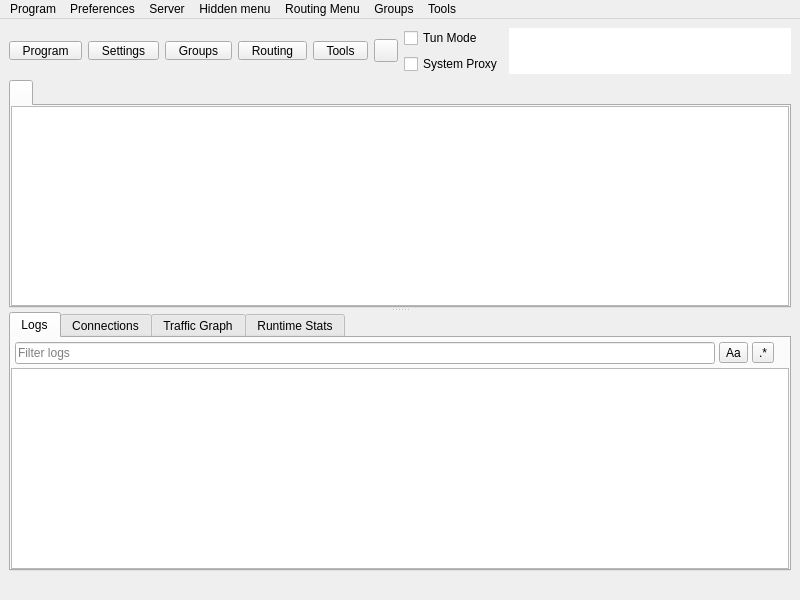
<?xml version="1.0" encoding="UTF-8"?>
<ui version="4.0">
 <class>MainWindow</class>
 <widget class="QMainWindow" name="MainWindow">
  <property name="geometry">
   <rect>
    <x>0</x>
    <y>0</y>
    <width>800</width>
    <height>600</height>
   </rect>
  </property>
  <property name="minimumSize">
   <size>
    <width>800</width>
    <height>600</height>
   </size>
  </property>
  <property name="windowTitle">
   <string notr="true">Rawline</string>
  </property>
  <widget class="QWidget" name="centralwidget">
   <layout class="QVBoxLayout" name="verticalLayout_3" stretch="0,1,0">
    <item>
     <layout class="QHBoxLayout" name="horizontalLayout_2">
      <item>
       <widget class="QToolButton" name="toolButton_program">
        <property name="minimumSize">
         <size>
          <width>0</width>
          <height>0</height>
         </size>
        </property>
        <property name="styleSheet">
         <string notr="true">QToolButton {
    padding-left: 8px;
    padding-right: 8px;
}

/* The indicator shares the bottom row with the label (ToolButtonTextUnderIcon),
   so the widest button in any language is the tight one -- its text runs closest
   to the arrow. It fits because the drawn chevron only occupies the middle of
   its 16px subcontrol box, leaving ~14px clear at the button edge against the
   label's ~14.5px of slack. Don't pad the buttons to &quot;fix&quot; this: that widens
   all five for a gap only one of them ever needs (#1665). If a future
   translation looks cramped here, check that label first. */
QToolButton::menu-indicator {
    subcontrol-origin: border;
    subcontrol-position: bottom right;
    right: 2px;
    bottom: 3px;
}</string>
        </property>
        <property name="text">
         <string>Program</string>
        </property>
        <property name="icon">
         <iconset resource="../../res/Rawline.qrc">
          <normaloff>:/icon/b-system-run.png</normaloff>:/icon/b-system-run.png</iconset>
        </property>
        <property name="iconSize">
         <size>
          <width>24</width>
          <height>24</height>
         </size>
        </property>
        <property name="popupMode">
         <enum>QToolButton::ToolButtonPopupMode::InstantPopup</enum>
        </property>
        <property name="toolButtonStyle">
         <enum>Qt::ToolButtonStyle::ToolButtonTextUnderIcon</enum>
        </property>
       </widget>
      </item>
      <item>
       <widget class="QToolButton" name="toolButton_preferences">
        <property name="minimumSize">
         <size>
          <width>0</width>
          <height>0</height>
         </size>
        </property>
        <property name="styleSheet">
         <string notr="true">QToolButton {
    padding-left: 8px;
    padding-right: 8px;
}

/* The indicator shares the bottom row with the label (ToolButtonTextUnderIcon),
   so the widest button in any language is the tight one -- its text runs closest
   to the arrow. It fits because the drawn chevron only occupies the middle of
   its 16px subcontrol box, leaving ~14px clear at the button edge against the
   label's ~14.5px of slack. Don't pad the buttons to &quot;fix&quot; this: that widens
   all five for a gap only one of them ever needs (#1665). If a future
   translation looks cramped here, check that label first. */
QToolButton::menu-indicator {
    subcontrol-origin: border;
    subcontrol-position: bottom right;
    right: 2px;
    bottom: 3px;
}</string>
        </property>
        <property name="text">
         <string>Settings</string>
        </property>
        <property name="icon">
         <iconset resource="../../res/Rawline.qrc">
          <normaloff>:/icon/b-preferences.png</normaloff>:/icon/b-preferences.png</iconset>
        </property>
        <property name="iconSize">
         <size>
          <width>24</width>
          <height>24</height>
         </size>
        </property>
        <property name="popupMode">
         <enum>QToolButton::ToolButtonPopupMode::InstantPopup</enum>
        </property>
        <property name="toolButtonStyle">
         <enum>Qt::ToolButtonStyle::ToolButtonTextUnderIcon</enum>
        </property>
       </widget>
      </item>
      <item>
       <widget class="QToolButton" name="toolButton_testing">
        <property name="minimumSize">
         <size>
          <width>0</width>
          <height>0</height>
         </size>
        </property>
        <property name="styleSheet">
         <string notr="true">QToolButton {
    padding-left: 8px;
    padding-right: 8px;
}

/* The indicator shares the bottom row with the label (ToolButtonTextUnderIcon),
   so the widest button in any language is the tight one -- its text runs closest
   to the arrow. It fits because the drawn chevron only occupies the middle of
   its 16px subcontrol box, leaving ~14px clear at the button edge against the
   label's ~14.5px of slack. Don't pad the buttons to &quot;fix&quot; this: that widens
   all five for a gap only one of them ever needs (#1665). If a future
   translation looks cramped here, check that label first. */
QToolButton::menu-indicator {
    subcontrol-origin: border;
    subcontrol-position: bottom right;
    right: 2px;
    bottom: 3px;
}</string>
        </property>
        <property name="text">
         <string>Groups</string>
        </property>
        <property name="icon">
         <iconset resource="../../res/Rawline.qrc">
          <normaloff>:/icon/b-testing-button.png</normaloff>:/icon/b-testing-button.png</iconset>
        </property>
        <property name="iconSize">
         <size>
          <width>24</width>
          <height>24</height>
         </size>
        </property>
        <property name="popupMode">
         <enum>QToolButton::ToolButtonPopupMode::InstantPopup</enum>
        </property>
        <property name="toolButtonStyle">
         <enum>Qt::ToolButtonStyle::ToolButtonTextUnderIcon</enum>
        </property>
       </widget>
      </item>
      <item>
       <widget class="QToolButton" name="toolButton_routing">
        <property name="minimumSize">
         <size>
          <width>0</width>
          <height>0</height>
         </size>
        </property>
        <property name="styleSheet">
         <string notr="true">QToolButton {
    padding-left: 8px;
    padding-right: 8px;
}

/* The indicator shares the bottom row with the label (ToolButtonTextUnderIcon),
   so the widest button in any language is the tight one -- its text runs closest
   to the arrow. It fits because the drawn chevron only occupies the middle of
   its 16px subcontrol box, leaving ~14px clear at the button edge against the
   label's ~14.5px of slack. Don't pad the buttons to &quot;fix&quot; this: that widens
   all five for a gap only one of them ever needs (#1665). If a future
   translation looks cramped here, check that label first. */
QToolButton::menu-indicator {
    subcontrol-origin: border;
    subcontrol-position: bottom right;
    right: 2px;
    bottom: 3px;
}</string>
        </property>
        <property name="text">
         <string>Routing</string>
        </property>
        <property name="icon">
         <iconset resource="../../res/Rawline.qrc">
          <normaloff>:/icon/b-network-routing.png</normaloff>:/icon/b-network-routing.png</iconset>
        </property>
        <property name="iconSize">
         <size>
          <width>24</width>
          <height>24</height>
         </size>
        </property>
        <property name="popupMode">
         <enum>QToolButton::ToolButtonPopupMode::InstantPopup</enum>
        </property>
        <property name="toolButtonStyle">
         <enum>Qt::ToolButtonStyle::ToolButtonTextUnderIcon</enum>
        </property>
       </widget>
      </item>
      <item>
       <widget class="QToolButton" name="toolButton_tools">
        <property name="minimumSize">
         <size>
          <width>0</width>
          <height>0</height>
         </size>
        </property>
        <property name="styleSheet">
         <string notr="true">QToolButton {
    padding-left: 8px;
    padding-right: 8px;
}

/* The indicator shares the bottom row with the label (ToolButtonTextUnderIcon),
   so the widest button in any language is the tight one -- its text runs closest
   to the arrow. It fits because the drawn chevron only occupies the middle of
   its 16px subcontrol box, leaving ~14px clear at the button edge against the
   label's ~14.5px of slack. Don't pad the buttons to &quot;fix&quot; this: that widens
   all five for a gap only one of them ever needs (#1665). If a future
   translation looks cramped here, check that label first. */
QToolButton::menu-indicator {
    subcontrol-origin: border;
    subcontrol-position: bottom right;
    right: 2px;
    bottom: 3px;
}</string>
        </property>
        <property name="text">
         <string>Tools</string>
        </property>
        <property name="icon">
         <iconset resource="../../res/Rawline.qrc">
          <normaloff>:/icon/b-tools-button.png</normaloff>:/icon/b-tools-button.png</iconset>
        </property>
        <property name="iconSize">
         <size>
          <width>24</width>
          <height>24</height>
         </size>
        </property>
        <property name="popupMode">
         <enum>QToolButton::ToolButtonPopupMode::InstantPopup</enum>
        </property>
        <property name="toolButtonStyle">
         <enum>Qt::ToolButtonStyle::ToolButtonTextUnderIcon</enum>
        </property>
       </widget>
      </item>
      <item>
       <widget class="StartStopButton" name="toolButton_startstop">
        <property name="focusPolicy">
         <enum>Qt::FocusPolicy::NoFocus</enum>
        </property>
        <property name="text">
         <string/>
        </property>
       </widget>
      </item>
      <item>
       <layout class="QVBoxLayout" name="verticalLayout_4">
        <item>
         <spacer name="verticalSpacer_modes_top">
          <property name="orientation">
           <enum>Qt::Orientation::Vertical</enum>
          </property>
          <property name="sizeHint" stdset="0">
           <size>
            <width>0</width>
            <height>0</height>
           </size>
          </property>
         </spacer>
        </item>
        <item>
         <widget class="QCheckBox" name="checkBox_VPN">
          <property name="sizePolicy">
           <sizepolicy hsizetype="Minimum" vsizetype="Minimum">
            <horstretch>0</horstretch>
            <verstretch>0</verstretch>
           </sizepolicy>
          </property>
          <property name="text">
           <string>Tun Mode</string>
          </property>
         </widget>
        </item>
        <item>
         <widget class="QCheckBox" name="checkBox_SystemProxy">
          <property name="text">
           <string>System Proxy</string>
          </property>
         </widget>
        </item>
        <item>
         <spacer name="verticalSpacer_modes_bottom">
          <property name="orientation">
           <enum>Qt::Orientation::Vertical</enum>
          </property>
          <property name="sizeHint" stdset="0">
           <size>
            <width>0</width>
            <height>0</height>
           </size>
          </property>
         </spacer>
        </item>
       </layout>
      </item>
      <item>
       <widget class="QTextBrowser" name="data_view">
        <property name="enabled">
         <bool>true</bool>
        </property>
        <property name="sizePolicy">
         <sizepolicy hsizetype="Expanding" vsizetype="Ignored">
          <horstretch>0</horstretch>
          <verstretch>0</verstretch>
         </sizepolicy>
        </property>
        <property name="minimumSize">
         <size>
          <width>0</width>
          <height>0</height>
         </size>
        </property>
        <property name="mouseTracking">
         <bool>false</bool>
        </property>
        <property name="focusPolicy">
         <enum>Qt::FocusPolicy::NoFocus</enum>
        </property>
        <property name="contextMenuPolicy">
         <enum>Qt::ContextMenuPolicy::NoContextMenu</enum>
        </property>
        <property name="acceptDrops">
         <bool>false</bool>
        </property>
        <property name="frameShape">
         <enum>QFrame::Shape::NoFrame</enum>
        </property>
        <property name="frameShadow">
         <enum>QFrame::Shadow::Sunken</enum>
        </property>
        <property name="verticalScrollBarPolicy">
         <enum>Qt::ScrollBarPolicy::ScrollBarAlwaysOff</enum>
        </property>
        <property name="horizontalScrollBarPolicy">
         <enum>Qt::ScrollBarPolicy::ScrollBarAlwaysOff</enum>
        </property>
        <property name="textInteractionFlags">
         <set>Qt::TextInteractionFlag::LinksAccessibleByKeyboard|Qt::TextInteractionFlag::LinksAccessibleByMouse</set>
        </property>
       </widget>
      </item>
     </layout>
    </item>
    <item>
     <widget class="QSplitter" name="splitter">
      <property name="orientation">
       <enum>Qt::Orientation::Vertical</enum>
      </property>
      <widget class="QTabWidget" name="tabWidget">
       <property name="currentIndex">
        <number>0</number>
       </property>
       <property name="documentMode">
        <bool>false</bool>
       </property>
       <property name="movable">
        <bool>true</bool>
       </property>
       <widget class="QWidget" name="widget1">
        <attribute name="title">
         <string/>
        </attribute>
        <layout class="QVBoxLayout" name="verticalLayout_tab1">
         <property name="spacing">
          <number>0</number>
         </property>
         <property name="leftMargin">
          <number>0</number>
         </property>
         <property name="topMargin">
          <number>0</number>
         </property>
         <property name="rightMargin">
          <number>0</number>
         </property>
         <property name="bottomMargin">
          <number>0</number>
         </property>
         <item>
          <widget class="ProfilesTableView" name="profilesTableView">
           <property name="contextMenuPolicy">
            <enum>Qt::ContextMenuPolicy::CustomContextMenu</enum>
           </property>
           <property name="editTriggers">
            <set>QAbstractItemView::EditTrigger::NoEditTriggers</set>
           </property>
           <property name="alternatingRowColors">
            <bool>true</bool>
           </property>
           <property name="selectionBehavior">
            <enum>QAbstractItemView::SelectionBehavior::SelectRows</enum>
           </property>
           <property name="horizontalScrollMode">
            <enum>QAbstractItemView::ScrollMode::ScrollPerPixel</enum>
           </property>
           <property name="wordWrap">
            <bool>false</bool>
           </property>
           <attribute name="horizontalHeaderMinimumSectionSize">
            <number>16</number>
           </attribute>
           <attribute name="horizontalHeaderHighlightSections">
            <bool>false</bool>
           </attribute>
           <attribute name="horizontalHeaderShowSortIndicator" stdset="0">
            <bool>false</bool>
           </attribute>
           <attribute name="verticalHeaderDefaultSectionSize">
            <number>30</number>
           </attribute>
          </widget>
         </item>
        </layout>
       </widget>
      </widget>
      <widget class="QWidget" name="aaaaaaaaaaaaaaaaaa">
       <layout class="QVBoxLayout" name="aaaaaaaaaaaa" stretch="0">
        <item>
         <widget class="QWidget" name="down_tab" native="true">
          <layout class="QVBoxLayout" name="verticalLayout">
           <property name="spacing">
            <number>0</number>
           </property>
           <property name="leftMargin">
            <number>0</number>
           </property>
           <property name="topMargin">
            <number>0</number>
           </property>
           <property name="rightMargin">
            <number>0</number>
           </property>
           <property name="bottomMargin">
            <number>0</number>
           </property>
           <item>
            <widget class="QTabWidget" name="stats_widget">
             <property name="autoFillBackground">
              <bool>true</bool>
             </property>
             <property name="tabPosition">
              <enum>QTabWidget::TabPosition::North</enum>
             </property>
             <property name="tabShape">
              <enum>QTabWidget::TabShape::Rounded</enum>
             </property>
             <property name="currentIndex">
              <number>0</number>
             </property>
             <property name="elideMode">
              <enum>Qt::TextElideMode::ElideNone</enum>
             </property>
             <property name="usesScrollButtons">
              <bool>true</bool>
             </property>
             <property name="documentMode">
              <bool>false</bool>
             </property>
             <property name="tabsClosable">
              <bool>false</bool>
             </property>
             <property name="movable">
              <bool>true</bool>
             </property>
             <property name="tabBarAutoHide">
              <bool>false</bool>
             </property>
             <widget class="QWidget" name="Logs">
              <property name="enabled">
               <bool>true</bool>
              </property>
              <attribute name="title">
               <string>Logs</string>
              </attribute>
              <layout class="QVBoxLayout" name="logsLayout" stretch="0,1">
               <property name="spacing">
                <number>0</number>
               </property>
               <property name="sizeConstraint">
                <enum>QLayout::SizeConstraint::SetDefaultConstraint</enum>
               </property>
               <property name="leftMargin">
                <number>0</number>
               </property>
               <property name="topMargin">
                <number>0</number>
               </property>
               <property name="rightMargin">
                <number>0</number>
               </property>
               <property name="bottomMargin">
                <number>0</number>
               </property>
               <item>
                <widget class="QWidget" name="logToolbar" native="true">
                 <layout class="QHBoxLayout" name="logToolbarLayout">
                  <property name="spacing">
                   <number>4</number>
                  </property>
                  <property name="leftMargin">
                   <number>4</number>
                  </property>
                  <property name="topMargin">
                   <number>4</number>
                  </property>
                  <property name="rightMargin">
                   <number>4</number>
                  </property>
                  <property name="bottomMargin">
                   <number>4</number>
                  </property>
                  <item>
                   <widget class="QLineEdit" name="logSearchEdit">
                    <property name="placeholderText">
                     <string>Filter logs</string>
                    </property>
                    <property name="clearButtonEnabled">
                     <bool>true</bool>
                    </property>
                   </widget>
                  </item>
                  <item>
                   <widget class="QToolButton" name="logSearchCase">
                    <property name="toolTip">
                     <string>Match case</string>
                    </property>
                    <property name="text">
                     <string notr="true">Aa</string>
                    </property>
                    <property name="checkable">
                     <bool>true</bool>
                    </property>
                   </widget>
                  </item>
                  <item>
                   <widget class="QToolButton" name="logSearchRegex">
                    <property name="toolTip">
                     <string>Regular expression</string>
                    </property>
                    <property name="text">
                     <string notr="true">.*</string>
                    </property>
                    <property name="checkable">
                     <bool>true</bool>
                    </property>
                   </widget>
                  </item>
                  <item>
                   <widget class="QLabel" name="logMatchCount"/>
                  </item>
                 </layout>
                </widget>
               </item>
               <item>
                <widget class="QTextBrowser" name="masterLogBrowser">
                 <property name="contextMenuPolicy">
                  <enum>Qt::ContextMenuPolicy::CustomContextMenu</enum>
                 </property>
                 <property name="openLinks">
                  <bool>false</bool>
                 </property>
                </widget>
               </item>
              </layout>
             </widget>
             <widget class="QWidget" name="connections_tab">
              <attribute name="title">
               <string>Connections</string>
              </attribute>
              <layout class="QHBoxLayout" name="horizontalLayout_4">
               <property name="spacing">
                <number>0</number>
               </property>
               <property name="sizeConstraint">
                <enum>QLayout::SizeConstraint::SetDefaultConstraint</enum>
               </property>
               <property name="leftMargin">
                <number>0</number>
               </property>
               <property name="topMargin">
                <number>0</number>
               </property>
               <property name="rightMargin">
                <number>0</number>
               </property>
               <property name="bottomMargin">
                <number>0</number>
               </property>
               <item>
                <widget class="QTreeView" name="connections">
                 <property name="autoFillBackground">
                  <bool>false</bool>
                 </property>
                </widget>
               </item>
              </layout>
             </widget>
             <widget class="QWidget" name="graph_tab">
              <attribute name="title">
               <string>Traffic Graph</string>
              </attribute>
              <layout class="QHBoxLayout" name="horizontalLayout_6">
               <property name="spacing">
                <number>0</number>
               </property>
               <property name="sizeConstraint">
                <enum>QLayout::SizeConstraint::SetDefaultConstraint</enum>
               </property>
               <property name="leftMargin">
                <number>0</number>
               </property>
               <property name="topMargin">
                <number>0</number>
               </property>
               <property name="rightMargin">
                <number>0</number>
               </property>
               <property name="bottomMargin">
                <number>0</number>
               </property>
              </layout>
             </widget>
             <widget class="QWidget" name="runtime_tab">
              <property name="uiLevel" stdset="0">
               <string notr="true">advanced</string>
              </property>
              <attribute name="title">
               <string>Runtime Stats</string>
              </attribute>
              <layout class="QHBoxLayout" name="horizontalLayout_7">
               <property name="spacing">
                <number>0</number>
               </property>
               <property name="sizeConstraint">
                <enum>QLayout::SizeConstraint::SetDefaultConstraint</enum>
               </property>
               <property name="leftMargin">
                <number>0</number>
               </property>
               <property name="topMargin">
                <number>0</number>
               </property>
               <property name="rightMargin">
                <number>0</number>
               </property>
               <property name="bottomMargin">
                <number>0</number>
               </property>
              </layout>
             </widget>
            </widget>
           </item>
          </layout>
         </widget>
        </item>
       </layout>
      </widget>
     </widget>
    </item>
    <item>
     <layout class="QHBoxLayout" name="horizontalLayout">
      <item>
       <widget class="ElidingLabel" name="label_running">
        <property name="text">
         <string/>
        </property>
       </widget>
      </item>
      <item>
       <widget class="QLabel" name="label_inbound">
        <property name="text">
         <string/>
        </property>
        <property name="alignment">
         <set>Qt::AlignmentFlag::AlignLeading|Qt::AlignmentFlag::AlignLeft|Qt::AlignmentFlag::AlignVCenter</set>
        </property>
       </widget>
      </item>
      <item>
       <widget class="QLabel" name="label_speed">
        <property name="text">
         <string/>
        </property>
        <property name="alignment">
         <set>Qt::AlignmentFlag::AlignLeading|Qt::AlignmentFlag::AlignLeft|Qt::AlignmentFlag::AlignVCenter</set>
        </property>
       </widget>
      </item>
     </layout>
    </item>
   </layout>
  </widget>
  <widget class="QMenuBar" name="menubar">
   <property name="geometry">
    <rect>
     <x>0</x>
     <y>0</y>
     <width>800</width>
     <height>25</height>
    </rect>
   </property>
   <widget class="QMenu" name="menu_program">
    <property name="title">
     <string>Program</string>
    </property>
    <addaction name="actionHide_window"/>
    <addaction name="separator"/>
    <addaction name="menu_add_from_input"/>
    <addaction name="menu_add_from_clipboard"/>
    <addaction name="actionAdd_profile_from_File"/>
    <addaction name="menu_scan_qr"/>
    <addaction name="separator"/>
    <addaction name="actionStart_with_system"/>
    <addaction name="actionRemember_last_proxy"/>
    <addaction name="actionAllow_LAN"/>
    <addaction name="separator"/>
    <addaction name="actionCheck_For_Update"/>
    <addaction name="actionAbout"/>
    <addaction name="separator"/>
    <addaction name="actionRestart_Proxy"/>
    <addaction name="actionRestart_Program"/>
    <addaction name="menu_exit"/>
   </widget>
   <widget class="QMenu" name="menu_preferences">
    <property name="title">
     <string>Preferences</string>
    </property>
    <addaction name="menu_basic_settings"/>
    <addaction name="menu_routing_settings"/>
    <addaction name="menu_vpn_settings"/>
    <addaction name="menu_vk_relay_settings"/>
    <addaction name="menu_preset_settings"/>
    <addaction name="menu_integration_settings"/>
    <addaction name="menu_open_config_folder"/>
   </widget>
   <widget class="QMenu" name="menu_server">
    <property name="title">
     <string>Server</string>
    </property>
    <widget class="QMenu" name="menu_share_item">
     <property name="title">
      <string>Share</string>
     </property>
     <addaction name="menu_qr"/>
     <addaction name="menu_export_config"/>
     <addaction name="separator"/>
     <addaction name="menu_copy_links"/>
     <addaction name="menu_copy_links_nkr"/>
     <addaction name="actionCopy_Test_Result"/>
    </widget>
    <addaction name="menu_add_from_input"/>
    <addaction name="menu_add_from_clipboard"/>
    <addaction name="actionAdd_profile_from_File"/>
    <addaction name="menu_scan_qr"/>
    <addaction name="separator"/>
    <addaction name="menu_start"/>
    <addaction name="menu_stop"/>
    <addaction name="menu_share_item"/>
    <addaction name="menu_delete"/>
    <addaction name="separator"/>
    <addaction name="menu_select_all"/>
    <addaction name="menu_clone"/>
    <addaction name="separator"/>
    <addaction name="actionUrl_Test_Selected"/>
    <addaction name="actionSpeedtest_Selected"/>
    <addaction name="actionResolve_Selected_Out_IP"/>
    <addaction name="actionService_Check_Selected"/>
    <addaction name="menu_find_settings"/>
    <addaction name="menu_resolve_selected"/>
    <addaction name="actionClear_Test_Result"/>
    <addaction name="menu_reset_traffic"/>
   </widget>
   <widget class="QMenu" name="menuHidden_menu">
    <property name="title">
     <string>Hidden menu</string>
    </property>
    <widget class="QMenu" name="menu_spmode">
     <property name="title">
      <string>Operation Mode</string>
     </property>
     <addaction name="menu_spmode_system_proxy"/>
     <addaction name="menu_spmode_vpn"/>
    </widget>
    <addaction name="menu_update_subscription"/>
    <addaction name="menu_resolve_domain"/>
    <addaction name="menu_remove_invalid"/>
    <addaction name="actionUrl_Test_Group"/>
    <addaction name="menu_remove_unavailable"/>
    <addaction name="menu_clear_test_result"/>
    <addaction name="menu_delete_repeat"/>
    <addaction name="actionSpeedtest_Group"/>
    <addaction name="actionResolve_Out_IP"/>
    <addaction name="actionRefresh_Column_Widths"/>
    <addaction name="menu_spmode"/>
   </widget>
   <widget class="QMenu" name="menuRouting_Menu">
    <property name="title">
     <string>Routing Menu</string>
    </property>
   </widget>
   <widget class="QMenu" name="menuTools">
    <property name="title">
     <string>Tools</string>
    </property>
    <addaction name="actionAuto_Selector"/>
    <addaction name="menu_open_dashboard"/>
    <addaction name="actionSpeedtest_Current"/>
    <addaction name="separator"/>
    <addaction name="menu_otp_manager"/>
    <addaction name="menu_scanner"/>
    <addaction name="separator"/>
    <addaction name="actionTraffic_Stats"/>
   </widget>
   <widget class="QMenu" name="menuTesting">
    <property name="title">
     <string>Groups</string>
    </property>
    <widget class="QMenu" name="menu_clean_up">
     <property name="title">
      <string>Clean up</string>
     </property>
     <addaction name="menu_delete_repeat"/>
     <addaction name="menu_remove_unavailable"/>
     <addaction name="menu_remove_invalid"/>
     <addaction name="menu_remove_insecure"/>
    </widget>
    <addaction name="menu_manage_groups"/>
    <addaction name="actionAdd_New_Group"/>
    <addaction name="actionEdit_Group"/>
    <addaction name="actionDelete_Group"/>
    <addaction name="separator"/>
    <addaction name="actionUrl_Test_Group"/>
    <addaction name="actionSpeedtest_Group"/>
    <addaction name="actionResolve_Out_IP"/>
    <addaction name="actionService_Check_Group"/>
    <addaction name="menu_resolve_domain"/>
    <addaction name="menu_clear_test_result"/>
    <addaction name="separator"/>
    <addaction name="menu_update_subscription"/>
    <addaction name="actionUpdate_All_Subscriptions"/>
    <addaction name="menu_clean_up"/>
    <addaction name="separator"/>
   </widget>
   <addaction name="menu_program"/>
   <addaction name="menu_preferences"/>
   <addaction name="menu_server"/>
   <addaction name="menuHidden_menu"/>
   <addaction name="menuRouting_Menu"/>
   <addaction name="menuTesting"/>
   <addaction name="menuTools"/>
  </widget>
  <action name="menu_exit">
   <property name="text">
    <string>Exit</string>
   </property>
  </action>
  <action name="actionShow_window">
   <property name="text">
    <string>Show Window</string>
   </property>
  </action>
  <action name="menu_basic_settings">
   <property name="text">
    <string>Basic Settings</string>
   </property>
  </action>
  <action name="menu_add_from_input">
   <property name="text">
    <string>New profile</string>
   </property>
   <property name="shortcut">
    <string notr="true">Ctrl+N</string>
   </property>
  </action>
  <action name="menu_manage_groups">
   <property name="text">
    <string>Manage Groups</string>
   </property>
  </action>
  <action name="menu_start">
   <property name="text">
    <string>Start</string>
   </property>
   <property name="shortcut">
    <string notr="true">Return</string>
   </property>
  </action>
  <action name="menu_stop">
   <property name="text">
    <string>Stop</string>
   </property>
   <property name="shortcut">
    <string notr="true">Ctrl+S</string>
   </property>
  </action>
  <action name="menu_routing_settings">
   <property name="text">
    <string>Routing Settings</string>
   </property>
  </action>
  <action name="menu_add_from_clipboard">
   <property name="text">
    <string>Add profile from clipboard</string>
   </property>
   <property name="shortcut">
    <string notr="true">Ctrl+V</string>
   </property>
  </action>
  <action name="menu_delete">
   <property name="text">
    <string>Delete</string>
   </property>
   <property name="shortcut">
    <string notr="true">Del</string>
   </property>
  </action>
  <action name="menu_profile_debug_info">
   <property name="text">
    <string>Debug Info</string>
   </property>
  </action>
  <action name="menu_qr">
   <property name="text">
    <string>QR Code and link</string>
   </property>
  </action>
  <action name="menu_copy_link">
   <property name="text">
    <string>Copy Link</string>
   </property>
  </action>
  <action name="menu_tcp_ping">
   <property name="text">
    <string notr="true">Tcp Ping</string>
   </property>
   <property name="shortcut">
    <string notr="true">Ctrl+Shift+T</string>
   </property>
  </action>
  <action name="menu_url_test">
   <property name="text">
    <string notr="true">Url Test</string>
   </property>
   <property name="shortcut">
    <string notr="true">Ctrl+Shift+U</string>
   </property>
  </action>
  <action name="menu_clear_test_result">
   <property name="text">
    <string>Clear Group test result</string>
   </property>
   <property name="shortcut">
    <string notr="true">Ctrl+Shift+C</string>
   </property>
  </action>
  <action name="menu_export_config">
   <property name="text">
    <string>Export config</string>
   </property>
   <property name="shortcut">
    <string notr="true">Ctrl+E</string>
   </property>
   <property name="uiLevel" stdset="0">
    <string notr="true">advanced</string>
   </property>
  </action>
  <action name="menu_reset_traffic">
   <property name="text">
    <string>Reset Traffic</string>
   </property>
   <property name="shortcut">
    <string notr="true">Ctrl+R</string>
   </property>
   <property name="uiLevel" stdset="0">
    <string notr="true">advanced</string>
   </property>
  </action>
  <action name="menu_scan_qr">
   <property name="text">
    <string>Scan QR Code</string>
   </property>
   <property name="shortcut">
    <string notr="true">Ctrl+Shift+Q</string>
   </property>
  </action>
  <action name="menu_spmode_system_proxy">
   <property name="checkable">
    <bool>true</bool>
   </property>
   <property name="text">
    <string>System Proxy</string>
   </property>
  </action>
  <action name="menu_spmode_disabled">
   <property name="checkable">
    <bool>true</bool>
   </property>
   <property name="text">
    <string>Disable</string>
   </property>
  </action>
  <action name="menu_delete_repeat">
   <property name="text">
    <string>Remove Duplicates</string>
   </property>
   <property name="shortcut">
    <string notr="true">Ctrl+Shift+D</string>
   </property>
  </action>
  <action name="actionfake">
   <property name="text">
    <string>fake</string>
   </property>
   <property name="visible">
    <bool>false</bool>
   </property>
  </action>
  <action name="menu_move">
   <property name="text">
    <string>Move</string>
   </property>
   <property name="shortcut">
    <string notr="true">Ctrl+M</string>
   </property>
  </action>
  <action name="actionStart_with_system">
   <property name="checkable">
    <bool>true</bool>
   </property>
   <property name="text">
    <string>Start with system</string>
   </property>
  </action>
  <action name="actionRemember_last_proxy">
   <property name="checkable">
    <bool>true</bool>
   </property>
   <property name="text">
    <string>Remember last profile</string>
   </property>
  </action>
  <action name="actionAdvanced_Mode">
   <property name="checkable">
    <bool>true</bool>
   </property>
   <property name="text">
    <string>Advanced Mode</string>
   </property>
   <property name="toolTip">
    <string>Show every option. Simple mode hides the advanced ones; they keep their values and still apply.</string>
   </property>
  </action>
  <action name="actionAllow_LAN">
   <property name="checkable">
    <bool>true</bool>
   </property>
   <property name="text">
    <string>Allow other devices to connect</string>
   </property>
  </action>
  <action name="menu_remove_unavailable">
   <property name="text">
    <string>Remove Unavailable</string>
   </property>
   <property name="shortcut">
    <string notr="true">Ctrl+Shift+R</string>
   </property>
  </action>
  <action name="menu_full_test">
   <property name="text">
    <string>Full Test</string>
   </property>
   <property name="shortcut">
    <string notr="true">Ctrl+Shift+F</string>
   </property>
  </action>
  <action name="menu_integration_settings">
   <property name="text">
    <string>Integration Settings</string>
   </property>
   <property name="uiLevel" stdset="0">
    <string notr="true">advanced</string>
   </property>
  </action>
  <action name="menu_select_all">
   <property name="text">
    <string>Select All</string>
   </property>
   <property name="shortcut">
    <string notr="true">Ctrl+A</string>
   </property>
  </action>
  <action name="menu_copy_links_nkr">
   <property name="text">
    <string>Copy links of selected (Deep Links)</string>
   </property>
   <property name="shortcut">
    <string notr="true">Ctrl+Alt+C</string>
   </property>
   <property name="uiLevel" stdset="0">
    <string notr="true">advanced</string>
   </property>
  </action>
  <action name="actionfake_2">
   <property name="text">
    <string>fake</string>
   </property>
   <property name="visible">
    <bool>false</bool>
   </property>
  </action>
  <action name="actionfake_3">
   <property name="text">
    <string>fake</string>
   </property>
   <property name="visible">
    <bool>false</bool>
   </property>
  </action>
  <action name="menu_copy_links">
   <property name="text">
    <string>Copy links of selected</string>
   </property>
   <property name="shortcut">
    <string notr="true">Ctrl+C</string>
   </property>
  </action>
  <action name="menu_spmode_vpn">
   <property name="checkable">
    <bool>true</bool>
   </property>
   <property name="text">
    <string>Tun Mode</string>
   </property>
  </action>
  <action name="menu_clone">
   <property name="text">
    <string>Clone</string>
   </property>
   <property name="shortcut">
    <string notr="true">Ctrl+D</string>
   </property>
  </action>
  <action name="menu_update_subscription">
   <property name="text">
    <string>Update subscription</string>
   </property>
   <property name="shortcut">
    <string notr="true">Ctrl+U</string>
   </property>
   <property name="visible">
    <bool>true</bool>
   </property>
  </action>
  <action name="menu_resolve_domain">
   <property name="text">
    <string>Resolve Domain for group</string>
   </property>
   <property name="shortcut">
    <string notr="true">Ctrl+Shift+I</string>
   </property>
   <property name="uiLevel" stdset="0">
    <string notr="true">advanced</string>
   </property>
  </action>
  <action name="menu_vpn_settings">
   <property name="text">
    <string>Tun Settings</string>
   </property>
  </action>
  <action name="menu_preset_settings">
   <property name="text">
    <string>Preset Settings</string>
   </property>
   <property name="uiLevel" stdset="0">
    <string notr="true">advanced</string>
   </property>
  </action>
  <action name="menu_vk_relay_settings">
   <property name="text">
    <string>Настройки VK-релея</string>
   </property>
  </action>
  <action name="menu_otp_manager">
   <property name="text">
    <string>OTP Manager</string>
   </property>
   <property name="uiLevel" stdset="0">
    <string notr="true">advanced</string>
   </property>
  </action>
  <action name="menu_scanner">
   <property name="text">
    <string>IP Scanner</string>
   </property>
   <property name="uiLevel" stdset="0">
    <string notr="true">advanced</string>
   </property>
  </action>
  <action name="menu_find_settings">
   <property name="text">
    <string>Scan DPI evasion settings</string>
   </property>
   <property name="uiLevel" stdset="0">
    <string notr="true">advanced</string>
   </property>
  </action>
  <action name="actionRestart_Program">
   <property name="text">
    <string>Restart Program</string>
   </property>
  </action>
  <action name="menu_open_config_folder">
   <property name="text">
    <string>Open Config Folder</string>
   </property>
   <property name="uiLevel" stdset="0">
    <string notr="true">advanced</string>
   </property>
  </action>
  <action name="menu_open_dashboard">
   <property name="text">
    <string>Open Web dashboard</string>
   </property>
   <property name="uiLevel" stdset="0">
    <string notr="true">advanced</string>
   </property>
  </action>
  <action name="actionfake_4">
   <property name="text">
    <string notr="true">fake</string>
   </property>
   <property name="visible">
    <bool>false</bool>
   </property>
  </action>
  <action name="actionfake_5">
   <property name="text">
    <string notr="true">fake</string>
   </property>
   <property name="visible">
    <bool>false</bool>
   </property>
  </action>
  <action name="actionRestart_Proxy">
   <property name="text">
    <string>Restart Core</string>
   </property>
  </action>
  <action name="menu_stop_testing">
   <property name="text">
    <string>Stop Testing</string>
   </property>
   <property name="shortcut">
    <string notr="true">Ctrl+.</string>
   </property>
  </action>
  <action name="actionUrl_Test_Selected">
   <property name="text">
    <string>Url Test Selected</string>
   </property>
   <property name="shortcut">
    <string notr="true">Ctrl+Shift+S</string>
   </property>
   <property name="visible">
    <bool>true</bool>
   </property>
  </action>
  <action name="actionUrl_Test_Group">
   <property name="enabled">
    <bool>true</bool>
   </property>
   <property name="text">
    <string>Url Test Group</string>
   </property>
   <property name="shortcut">
    <string notr="true">Ctrl+Shift+G</string>
   </property>
   <property name="visible">
    <bool>true</bool>
   </property>
  </action>
  <action name="menu_resolve_selected">
   <property name="text">
    <string>Resolve Selected Domain</string>
   </property>
   <property name="visible">
    <bool>true</bool>
   </property>
   <property name="uiLevel" stdset="0">
    <string notr="true">advanced</string>
   </property>
  </action>
  <action name="menu_remove_invalid">
   <property name="text">
    <string>Remove Invalid</string>
   </property>
   <property name="shortcut">
    <string notr="true">Ctrl+Alt+I</string>
   </property>
   <property name="menuRole">
    <enum>QAction::MenuRole::TextHeuristicRole</enum>
   </property>
  </action>
  <action name="menu_remove_insecure">
   <property name="text">
    <string>Remove Insecure Configs</string>
   </property>
   <property name="menuRole">
    <enum>QAction::MenuRole::TextHeuristicRole</enum>
   </property>
  </action>
  <action name="menu_open_routing_manager">
   <property name="text">
    <string>Open Manager</string>
   </property>
  </action>
  <action name="actionSpeedtest_Current">
   <property name="text">
    <string>Speedtest Current</string>
   </property>
   <property name="shortcut">
    <string notr="true">F6</string>
   </property>
  </action>
  <action name="actionSpeedtest_Selected">
   <property name="text">
    <string>Speedtest Selected</string>
   </property>
   <property name="shortcut">
    <string notr="true">Ctrl+Shift+P</string>
   </property>
  </action>
  <action name="actionSpeedtest_Group">
   <property name="text">
    <string>Speedtest Group</string>
   </property>
   <property name="shortcut">
    <string notr="true">Ctrl+Alt+P</string>
   </property>
  </action>
  <action name="actionHide_window">
   <property name="text">
    <string>Hide window</string>
   </property>
   <property name="shortcut">
    <string notr="true">Ctrl+H</string>
   </property>
  </action>
  <action name="actionAdd_profile_from_File">
   <property name="text">
    <string>Add profile from File(s)</string>
   </property>
   <property name="shortcut">
    <string notr="true">Ctrl+O</string>
   </property>
  </action>
  <action name="actionResolve_Out_IP">
   <property name="text">
    <string>Resolve out IP for group</string>
   </property>
   <property name="uiLevel" stdset="0">
    <string notr="true">advanced</string>
   </property>
  </action>
  <action name="actionAdd_New_Group">
   <property name="text">
    <string>Add new Group</string>
   </property>
  </action>
  <action name="actionEdit_Group">
   <property name="text">
    <string>Edit current Group</string>
   </property>
  </action>
  <action name="actionDelete_Group">
   <property name="text">
    <string>Delete current Group</string>
   </property>
  </action>
  <action name="actionUpdate_All_Subscriptions">
   <property name="text">
    <string>Update all subscriptions</string>
   </property>
  </action>
  <action name="actionResolve_Selected_Out_IP">
   <property name="text">
    <string>Resolve Selected Out IP</string>
   </property>
   <property name="uiLevel" stdset="0">
    <string notr="true">advanced</string>
   </property>
  </action>
  <action name="actionService_Check_Selected">
   <property name="text">
    <string>Service Check</string>
   </property>
  </action>
  <action name="actionService_Check_Group">
   <property name="text">
    <string>Service Check Group</string>
   </property>
  </action>
  <action name="actionRefresh_Column_Widths">
   <property name="text">
    <string>Refresh Column Widths</string>
   </property>
  </action>
  <action name="actionCopy_Test_Result">
   <property name="text">
    <string>Copy Test Result</string>
   </property>
  </action>
  <action name="actionClear_Test_Result">
   <property name="text">
    <string>Clear Test Result</string>
   </property>
  </action>
  <action name="actionRuntime_Stats">
   <property name="text">
    <string>Runtime Stats</string>
   </property>
   <property name="uiLevel" stdset="0">
    <string notr="true">advanced</string>
   </property>
  </action>
  <action name="actionAuto_Selector">
   <property name="text">
    <string>Auto Selector Stats</string>
   </property>
   <property name="visible">
    <bool>false</bool>
   </property>
  </action>
  <action name="actionTraffic_Stats">
   <property name="text">
    <string>Traffic Stats</string>
   </property>
  </action>
  <action name="actionCheck_For_Update">
   <property name="text">
    <string>Check For Update</string>
   </property>
  </action>
  <action name="actionAbout">
   <property name="text">
    <string>About</string>
   </property>
   <property name="menuRole">
    <enum>QAction::MenuRole::NoRole</enum>
   </property>
  </action>
  <action name="actionUpdate_Rule_Sets">
   <property name="text">
    <string>Update Rule-Sets</string>
   </property>
  </action>
 </widget>
 <customwidgets>
  <customwidget>
   <class>ProfilesTableView</class>
   <extends>QTableView</extends>
   <header>include/ui/utils/ProfilesTableView.h</header>
  </customwidget>
  <customwidget>
   <class>StartStopButton</class>
   <extends>QToolButton</extends>
   <header>include/ui/widget/StartStopButton.hpp</header>
  </customwidget>
  <customwidget>
   <class>ElidingLabel</class>
   <extends>QLabel</extends>
   <header>include/ui/widget/ElidingLabel.hpp</header>
  </customwidget>
 </customwidgets>
 <resources>
  <include location="../../res/Rawline.qrc"/>
 </resources>
 <connections/>
</ui>
